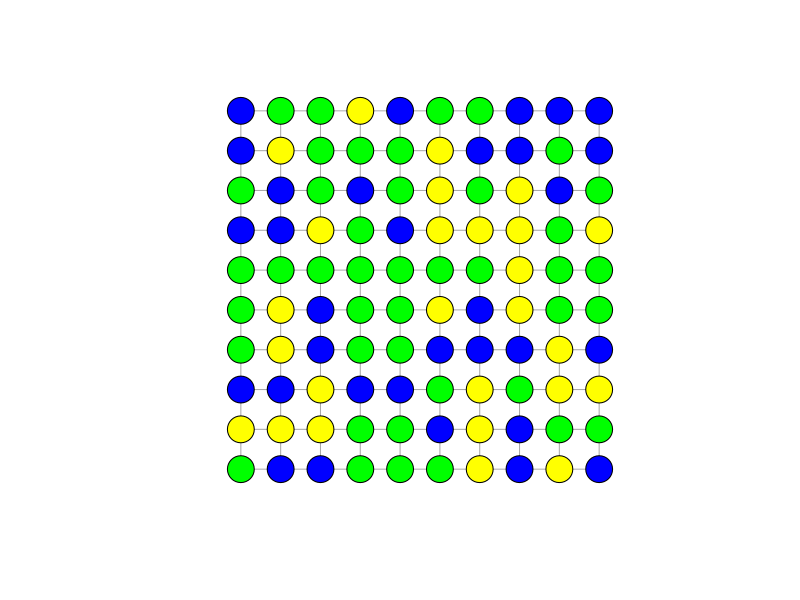
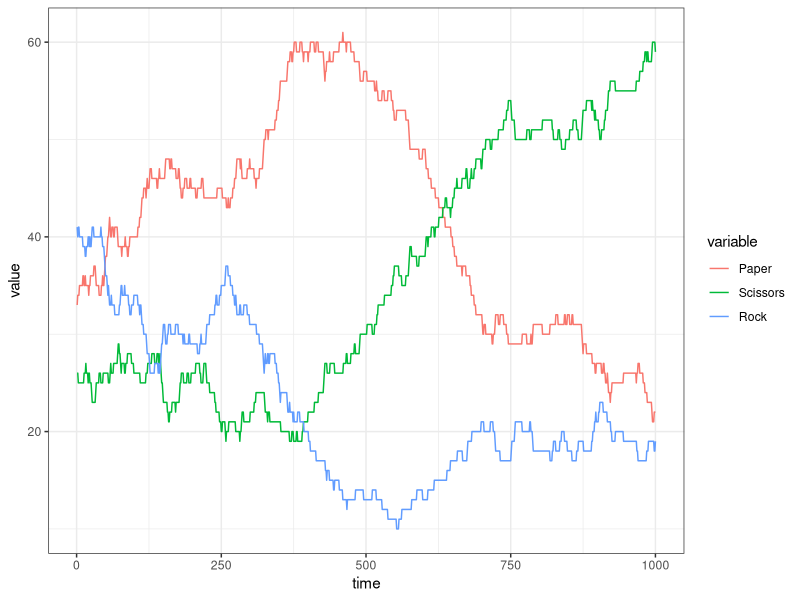

These charts were generated, in order, by the following R code:
## ---- chunk 1
knitr::opts_chunk$set(echo = TRUE)

library(igraph)
library(reshape2)
library(ggplot2)
## ---- chunk 2
# size of the lattice
sidelength<-10 
# creating an empty data.frame to store data
stat<-data.frame()
# creating a lattice network using the igraph package
l<-graph.lattice(length=sidelength,dim=2)
# now every individual chooses a strategy at random
V(l)$weapon<-sample(c(1:3), size=length(V(l)), replace=T)
# for a nicer visualisation lets colour the different options
V(l)[weapon==1]$color<-'blue' # Paper
V(l)[weapon==2]$color<-'yellow' # Scissors
V(l)[weapon==3]$color<-'green' # Rock
# and this is what it looks like:
plot(l, layout=as.matrix(expand.grid(1:sidelength, 1:sidelength)), vertex.label=NA)
for(t in 1:1000){
	# pick a random agent ...
	from <- as.numeric(sample(V(l), 1)) # or sample(sidelength^2,1)
	# who are its neighbours?
	nei<-neighbors(l, v=from, mode='all')
	
	# if there is only one weapon type left
	if(length(unique(V(l)$weapon))==1) {
		# we can either stop the simulation
		stop(paste(c('Paper','Scissors','Rock')[unique(V(l)$weapon)], 'has won the game after',t,'rounds!'))
		# or we let the selected individual choose a different strategy to let the dynamics go on
		# V(l)$weapon[from]<-sample((1:3)[1:3!=as.numeric(V(l)$weapon[from])], 1)
	} else {
		# ... and one of its neighbours
		to <- sample(nei, 1) 
		fromto<-c(from,to)
		w<-as.numeric(V(l)$weapon[fromto])
		# if both choices are equal, nothing happens:
		if(w[1]==w[2]) {} else{ 
			# in the case that one chooses Rock and the other Paper, Paper wins:
			if(max(w) == 3 && min(w) ==1) { 
				V(l)$weapon[fromto[w==3]] <- "1" 
			} 
			else{
				# for the two other cases, the better weapon wins:
				V(l)$weapon[fromto[w==min(w)]] <- V(l)$weapon[fromto[w==max(w)]]
			}
		} 
		
	}
	# let's record the individual abundance of each strategy
	stat<-rbind(stat, c(sum(V(l)$'weapon'=="1"), sum(V(l)$'weapon'=="2"), sum(V(l)$'weapon'=="3")))
	# plot(l, layout=as.matrix(expand.grid(1:sidelength, 1:sidelength)), vertex.label=NA)
}
names(stat)<-c("Paper","Scissors","Rock")
s<-melt(stat)
s$time<-1:nrow(stat)
ggplot(data=s, mapping=aes(x=time, y=value, col=variable)) + geom_line() + theme_bw() 
